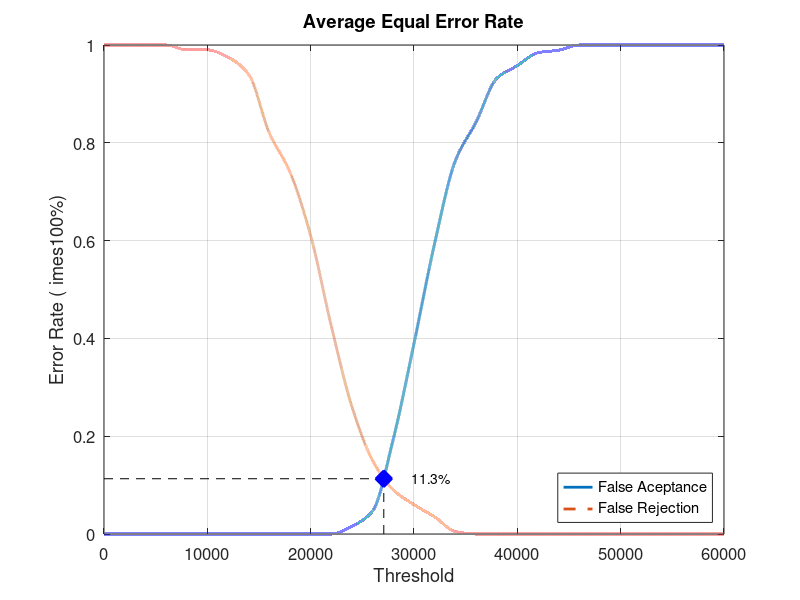
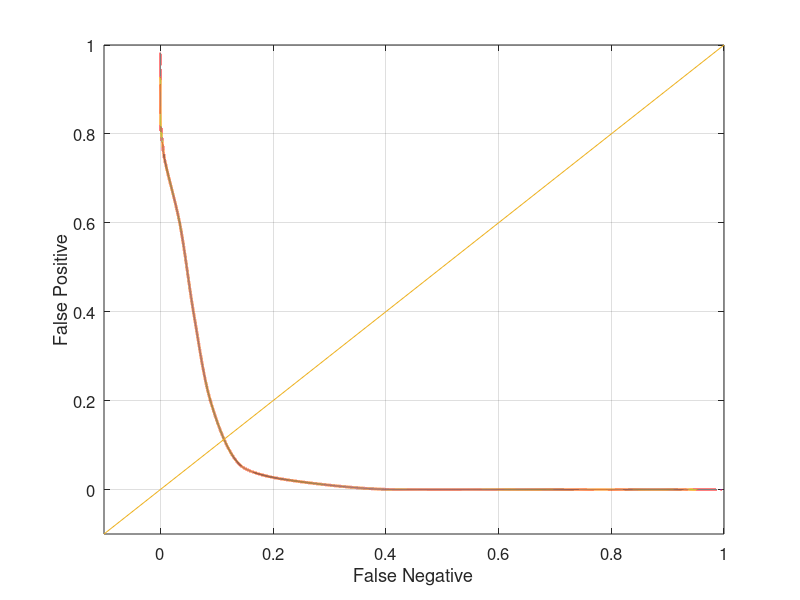

Reproduce these figures in MATLAB, in order.
close all;
clear;
clc;
x = 0:2000:60000;
xq = 0:0.5:60000;

y0 = [0 0 0 0 0 0 0 0 0 0 0 0 0.0157895 0.0473684 0.194737 0.389474 0.594737 0.763158 0.842105 0.931579 0.957895 0.984211 0.989474 1 1 1 1 1 1 1 1]
yy0 = interp1(x, y0, xq, 'pchip');
y1 = [1 1 1 1 0.99 0.99 0.975 0.94 0.82 0.74 0.61 0.425 0.26 0.15 0.09 0.06 0.035 0.005 0 0 0 0 0 0 0 0 0 0 0 0 0]
yy1 = interp1(x, y1, xq, 'pchip');

% Calculating EER: 
y2 = abs(y0 - y1);
find(y2 == min(y2))
yy2 = abs(yy0 - yy1);
xEER = find(yy2 == min(yy2));
xEERIndex = xq(xEER) % X-axis EER
yEER = yy0(xEER) % Y-axis EER

main = figure
plot(xq, yy0,'-','LineWidth', 2);	hold on
plot(xq, yy1,'--','LineWidth', 2);	hold on
plot([xEERIndex xEERIndex], [0 yEER], 'k--');	hold on
plot([0 xEERIndex], [yEER yEER], 'k--');	hold on
plot(xEERIndex, yEER, 'bx', 'LineWidth', 10);	hold on
text(xEERIndex + 10 * xEERIndex / 100, yEER, [num2str(round((10000 * yEER)) / 100) '%'])
legend('False Aceptance', 'False Rejection', 'Location', 'SouthEast')
xlabel('Threshold')
ylabel('Error Rate (	imes100%)')
title('Average Equal Error Rate')
set(gca, 'FontSize', 12)
axis([0 60000 0 1])
grid on

print(main, 'Database4_2Main', '-dpng');
FNRxFPR = figure('Color', [1 1 1]);
plot(yy1, yy0, '-', yy1, yy0, 'LineWidth', 2);
hold on
y = -0.1:0.1:1
plot(y, y); 
set(gca, 'FontSize', 12)
xlabel('False Negative')
ylabel('False Positive')
axis([-0.1 1 -0.1 1])
set(gca, 'FontSize', 12)
grid on

print(FNRxFPR, 'Database4_2FNRxFPR','-dpng');
